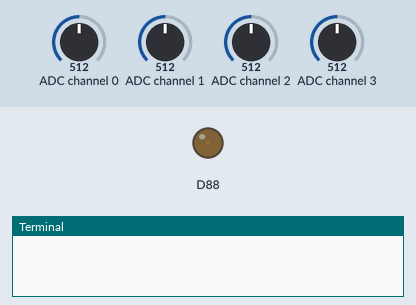
Recording of a program running on a simulated Raspberry Pi (BCM pin numbers). Shown: output pins drawn as LEDs (lit = HIGH), the last lines printed to the terminal. The test bench sets the inputs (shaded band); at power-on: ADC channel 0 = 512, ADC channel 1 = 512, ADC channel 2 = 512, ADC channel 3 = 512 (analog values on the 0–1023 scale).

Above: at 0.05 s.
At 9.3 s:
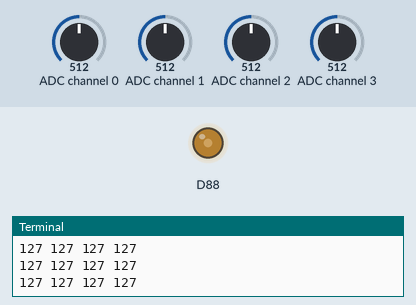
At 19.97 s:
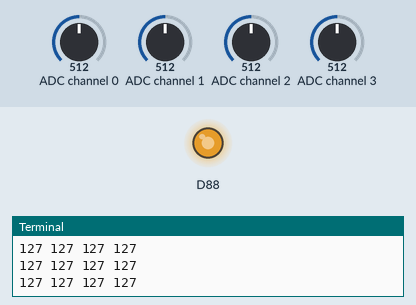
At 39.9 s:
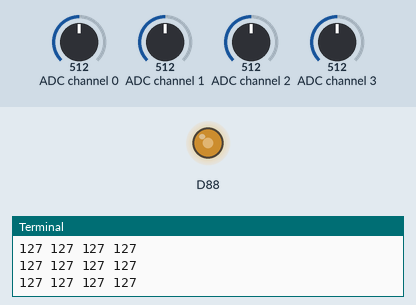
Timing chart, 0 to 40.0 s (numbered marks = the images above):
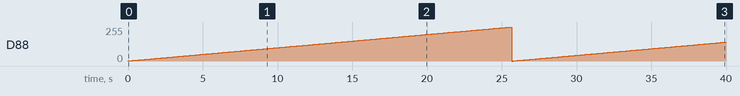

The program:

atoditoc.py
```python
#!/usr/bin/python

import smbus
import time

bus = smbus.SMBus(1)

aout = 0

while True:

   for a in range(0,4):
      aout = aout + 1
      bus.write_byte_data(0x48,0x40 | ((a+1) & 0x03), aout)
      v = bus.read_byte(0x48)
      print v,
      time.sleep(0.1)
      #int(v)

   print
```

Measured:
- by itself, D88: 0/255 → 1/255 at 0.00 s, → 2/255 0.10 s later, → 3/255 0.10 s later, → 4/255 0.10 s later, … (398 changes in this stretch)
